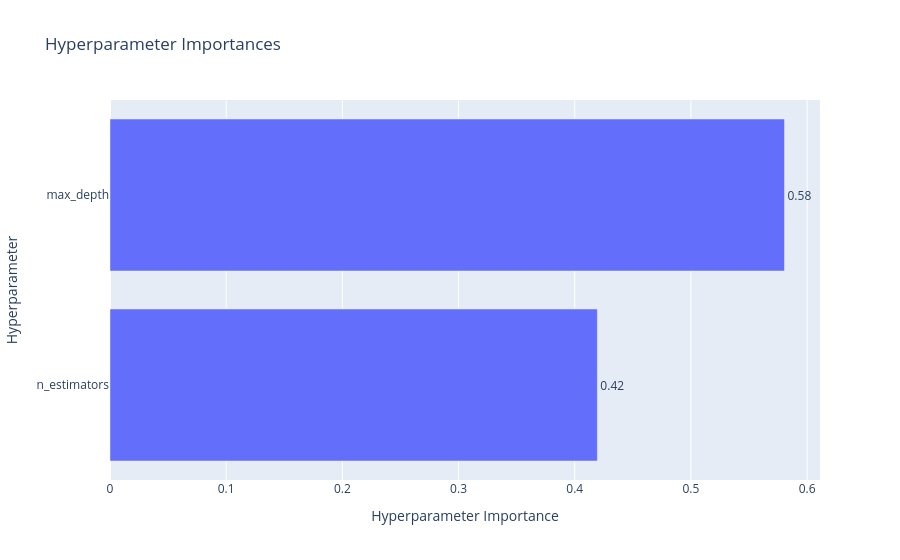

The notebook cell this image was saved under:
### Code cell
# 5. Hyperparameter Importance
plot_param_importances(study).show()

### Figure 1 — Plotly figure (JSON) as saved in the notebook; plotly's stock layout.template omitted (floating-point values rounded to 4 significant figures)
{"data": [{"cliponaxis": false, "hovertemplate": ["n_estimators (IntDistribution): 0.41946613870615856<extra></extra>", "max_depth (IntDistribution): 0.5805338612938414<extra></extra>"], "name": "Objective Value", "orientation": "h", "text": ["0.42", "0.58"], "textposition": "outside", "x": [0.4195, 0.5805], "y": ["n_estimators", "max_depth"], "type": "bar"}], "layout": {"title": {"text": "Hyperparameter Importances"}, "xaxis": {"title": {"text": "Hyperparameter Importance"}}, "yaxis": {"title": {"text": "Hyperparameter"}}}}
